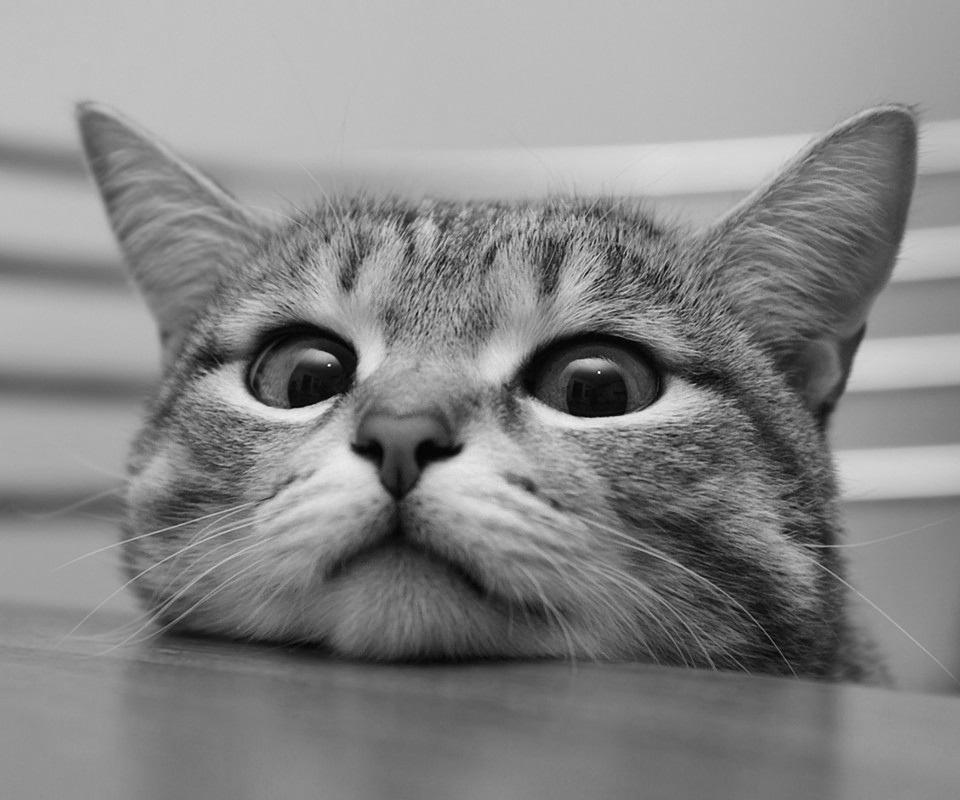
#> input picture 2026.6.25/cv2.image/mimi.jpg, 960 x 800 px
$ jupyter execute --allow-errors photo.ipynb   (older library calls are emulated)
#> lines starting #> are read from the running program, lines starting #| are printed output that depends on the picture; after the words box and inside, x2 and y2 are one past the last pixel; in counts of white or black regions, pixels touching at a corner belong together; long printed decimals are rounded
边缘线条描绘（猫毛展示）

[cell 1]
import cv2
import numpy as np

# 读取图像
image = cv2.imread('mimi.jpg', cv2.IMREAD_GRAYSCALE)
#> image is the input picture: shape (800, 960); min 0, max 255, mean 135.2

# 应用 Canny 边缘检测（线条描绘）
# 高低阀值（不懂）
edges = cv2.Canny(image, 100, 100)
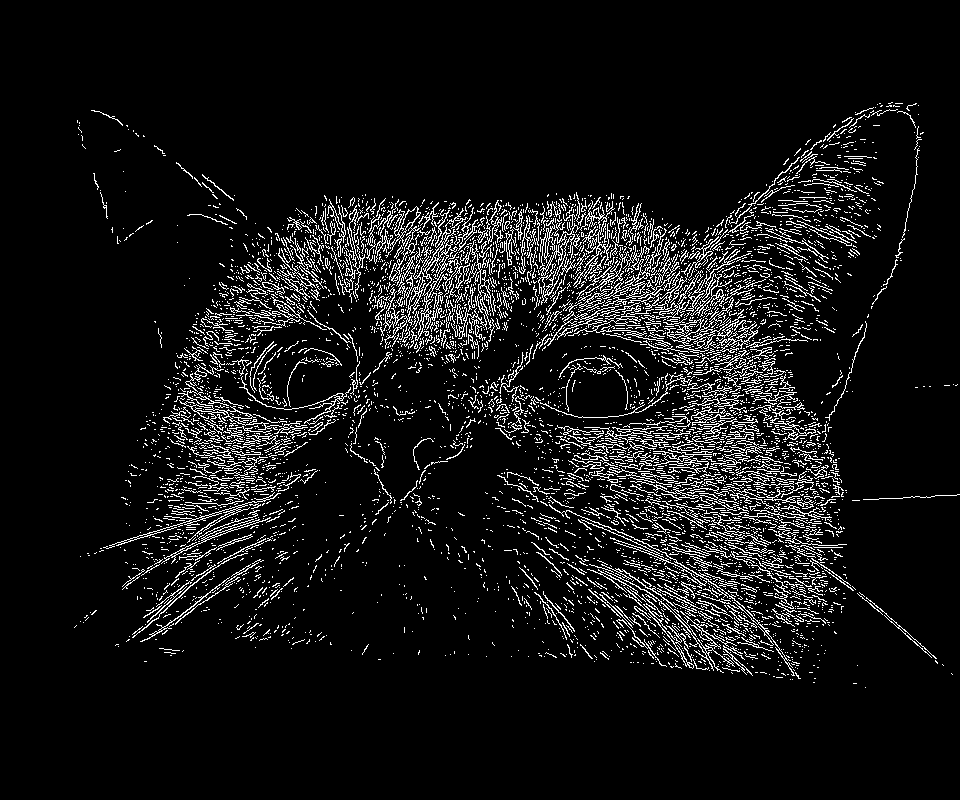
#> edges: shape (800, 960); 7.7% white in thin lines or dots, all inside (x1, y1, x2, y2) = (74, 102, 960, 688)
# edges = cv2.Canny(image, 50, 150, apertureSize=3, L2gradient=False)

# 显示结果
cv2.imshow('mimi-cat', edges)
cv2.waitKey(0)
cv2.destroyAllWindows()

黑白渲染程度

[cell 2]
import cv2
import numpy as np

# 读取图像
img = cv2.imread('mimi.jpg')

# 简单阈值处理
# 数字1猫猫黑色程度（正比） 数字2背景白度数（正比）
ret, thresh1 = cv2.threshold(img, 127, 255, cv2.THRESH_BINARY)
#> thresh1: shape (800, 960, 3); 56.5% white; 663 black regions (599 under 20 px), largest, box (x1, y1, x2, y2) and area: (0, 106, 919, 800) 307931, (348, 198, 490, 347) 5295, (844, 495, 960, 699) 3940

# 显示结果
cv2.imshow('Binary Threshold', thresh1)
cv2.waitKey(0)
cv2.destroyAllWindows()

高斯模糊值

[cell 3]
import cv2

# 读取图像
image = cv2.imread('mimi.jpg')

# 应用高斯滤波    （A， B）， C ---> AB模糊值，越大越模糊  C高斯标准方差
blurred_image = cv2.GaussianBlur(image, (15, 15), 0)

# 显示结果
cv2.imshow('Gaussian Blurred Image', blurred_image)
cv2.waitKey(0)
cv2.destroyAllWindows()

图像模糊程度

[cell 4]
import cv2

# 读取图像
image = cv2.imread('mimi.jpg')

# 应用均值滤波  --->  值越高就越模糊  （横向、纵向）
# 左小右打（跳跃）  右小左大（跑步）  都大（模糊）
blurred_image = cv2.blur(image, (1, 100))

# 显示结果
cv2.imshow('Blurred Image', blurred_image)
cv2.waitKey(0)
cv2.destroyAllWindows()

两图片各各坐标像素点相加 如果两个值相加超过255则取255

[cell 5]
import cv2
import numpy as np

# 读取两幅图像
img1 = cv2.imread('wangwang.jpg')
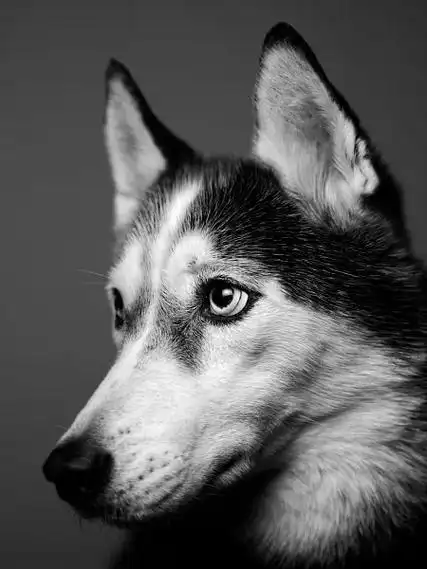
#> input picture 2026.6.25/cv2.image/wangwang.jpg, 427 x 569 px
#> img1 is the input picture: shape (569, 427, 3); mean B, G, R 88.5, 88.5, 88.5
img2 = cv2.imread('mimi.jpg')

# 取两张图各自维度的最小值（不裁剪）
h = min(img1.shape[0], img2.shape[0])
#> h = 569
w = min(img1.shape[1], img2.shape[1])
#> w = 427
img1 = cv2.resize(img1, (w, h))
img2 = cv2.resize(img2, (w, h))

# 图像加法(图片尺寸不一样会报错)
result = cv2.add(img1, img2)

# 显示结果
cv2.imshow('Result', result)
cv2.waitKey(0)
cv2.destroyAllWindows()

两图片各各坐标像素点相减法 如果两个值相减法低于0则取0

[cell 6]
# 图像减法
result = cv2.subtract(img1, img2)

# 取两张图各自维度的最小值（不裁剪）
h = min(img1.shape[0], img2.shape[0])
w = min(img1.shape[1], img2.shape[1])
img1 = cv2.resize(img1, (w, h))
img2 = cv2.resize(img2, (w, h))

# 显示结果
cv2.imshow('Result', result)
cv2.waitKey(0)
cv2.destroyAllWindows()

两图片各各坐标像素点相乘 如果两个值相乘超过255则取255

[cell 7]
# 图像乘法
result = cv2.multiply(img1, img2)


# 取两张图各自维度的最小值（不裁剪）
h = min(img1.shape[0], img2.shape[0])
w = min(img1.shape[1], img2.shape[1])
img1 = cv2.resize(img1, (w, h))
img2 = cv2.resize(img2, (w, h))

# 显示结果
cv2.imshow('Result', result)
cv2.waitKey(0)
cv2.destroyAllWindows()

两图片各各坐标像素点相除法 如果两个值相除低于0取0

[cell 8]
# 图像除法
result = cv2.divide(img1, img2)


# 取两张图各自维度的最小值（不裁剪）
h = min(img1.shape[0], img2.shape[0])
w = min(img1.shape[1], img2.shape[1])
img1 = cv2.resize(img1, (w, h))
img2 = cv2.resize(img2, (w, h))

# 显示结果
cv2.imshow('Result', result)
cv2.waitKey(0)
cv2.destroyAllWindows()

同理
cv2.bitwise_or(img1, img2)   位或运算 (OR)
cv2.bitwise_not(img1)        位非运算 (NOT)
bitwise_xor(img1, img2)      位异或运算 (XOR)

可以选取图片比重进行混合   公式：result = img1 * alpha + img2 * beta + gamma

[cell 9]
# 图像混合
alpha = 0.3  # 第一幅图像的权重
beta = 0.7   # 第二幅图像的权重
gamma = 0    # 可选的标量值

result = cv2.addWeighted(img1, alpha, img2, beta, gamma)

# 显示结果
cv2.imshow('Result', result)
cv2.waitKey(0)
cv2.destroyAllWindows()

图像边缘化（线条）

[cell 10]
import cv2
import numpy as np

# 读取图像
image = cv2.imread('mimi.jpg', cv2.IMREAD_GRAYSCALE)

# 计算 x 方向的梯度
# 列方向白线粗
sobel_x = cv2.Sobel(image, cv2.CV_64F, 1, 0, ksize=3)

# 计算 y 方向的梯度
# 横方向白线粗
sobel_y = cv2.Sobel(image, cv2.CV_64F, 0, 1, ksize=3)

# 1, 1 白色线条都细

# 计算梯度幅值
# 都粗
sobel_combined = np.sqrt(sobel_x**2 + sobel_y**2)

# 显示结果
cv2.imshow('Sobel X', sobel_x)
cv2.imshow('Sobel Y', sobel_y)
cv2.imshow('Sobel Combined', sobel_combined)
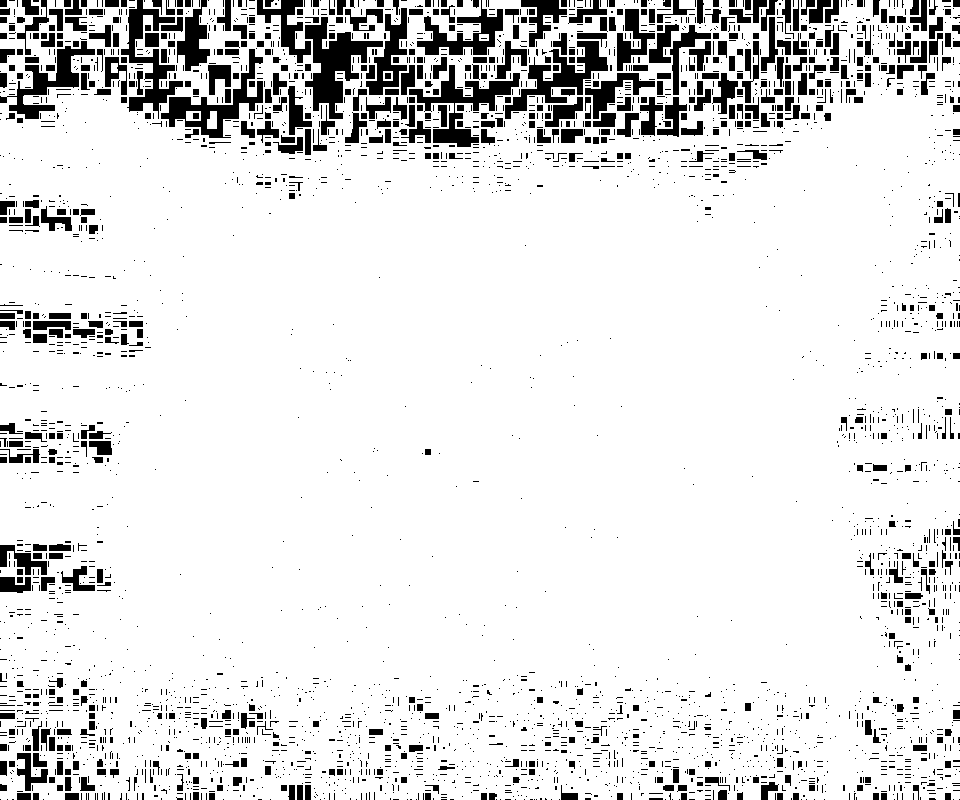
#> window 'Sobel Combined': shape (800, 960); 88.8% white; 3972 black regions (3346 under 20 px), largest, box (x1, y1, x2, y2) and area: (305, 17, 383, 119) 3094, (409, 65, 520, 147) 2530, (505, 41, 608, 119) 2446
cv2.waitKey(0)
cv2.destroyAllWindows()

边缘（线条）Laplacian 算子

[cell 11]
import cv2
import numpy as np

# 读取图像
image = cv2.imread('mimi.jpg', cv2.IMREAD_GRAYSCALE)

# 应用 Laplacian 算子
laplacian = cv2.Laplacian(image, cv2.CV_64F)

# 显示结果
cv2.imshow('Laplacian', laplacian)
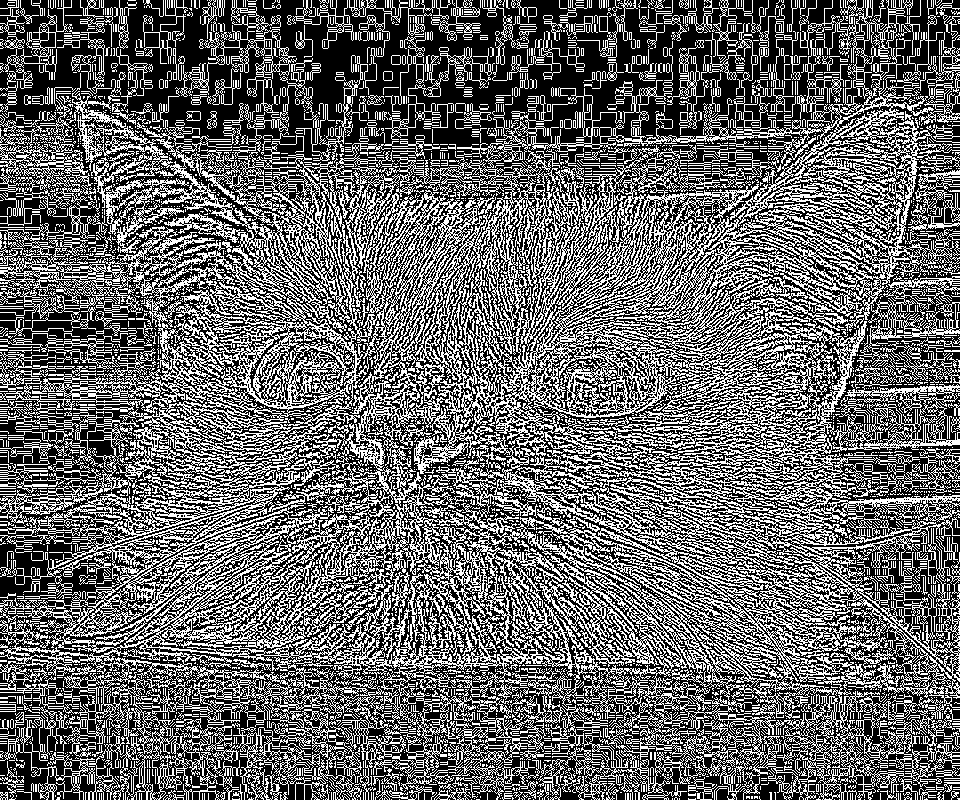
#> window 'Laplacian': shape (800, 960); 40.1% white in thin lines or dots
cv2.waitKey(0)
cv2.destroyAllWindows()

图像直立方图（参数不懂） vs  直立图比较

cv2.calcHist(images, channels, mask, histSize, ranges[, hist[, accumulate]])
channels: 需要计算直方图的通道索引。对于灰度图像，使用 [0]；对于彩色图像，可以使用 [0]、[1]、[2] 分别计算蓝色、绿色和红色通道的直方图。  (似乎懂)
mask: 掩码图像。如果指定了掩码，则只计算掩码区域内的像素。如果不需要掩码，可以传入 None。  （不理解）
histSize: 直方图的 bin 数量。对于灰度图像，通常设置为 [256]，表示将灰度级分为 256 个 bin。
ranges: 像素值的范围。对于灰度图像，通常设置为 [0, 256]，表示像素值的范围是 0 到 255。 //值小会影响高度

hist: 输出的直方图数组。
accumulate: 是否累积直方图。如果设置为 True，则直方图不会被清零，而是在每次调用时累积。

[cell 12]
import cv2
import numpy as np
import matplotlib.pyplot as plt

# 读取图像
# img = cv2.imread('mimi.jpg', cv2.IMREAD_GRAYSCALE)
img1 = cv2.imread('mimi.jpg')
img2 = cv2.imread('wangwang.jpg')

# 计算直方图
hist1 = cv2.calcHist([img1], [0], None, [256], [0, 256])
#> hist1 = 256 values, max 18488 at index 192, min 0 at index 241, mean 3000
hist2 = cv2.calcHist([img2], [0], None, [256], [0, 256])
#> hist2 = 256 values, max 10491 at index 75, min 0 at index 4, mean 949.1

# 比较直方图（不同）
similarity = cv2.compareHist(hist1, hist2, cv2.HISTCMP_CORREL)
#> similarity = -0.131
print("Histogram Similarity:", similarity)
#| Histogram Similarity: -0.1309

# 绘制直方图
plt.plot(hist1)  #直线
plt.plot(hist2)  #直线
plt.title('Grayscale Histogram')
plt.xlabel('Pixel Value')
plt.ylabel('Frequency')
plt.show()
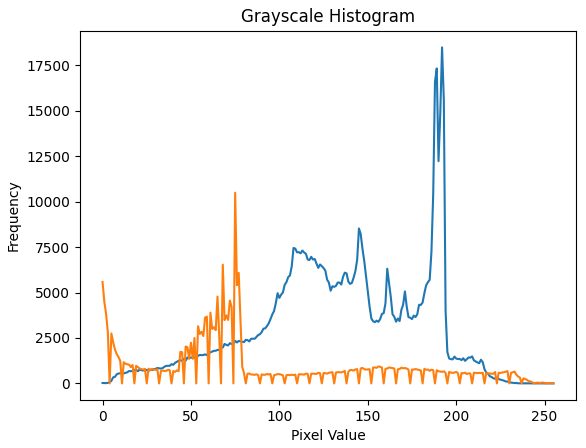
#> figure drawn by matplotlib, 1 panel; curve peaks at x = 192, y = 18488; curve peaks at x = 75, y = 10491

直方图均衡化

[cell 13]
# 直方图均衡化
equalized_image = cv2.equalizeHist(image)
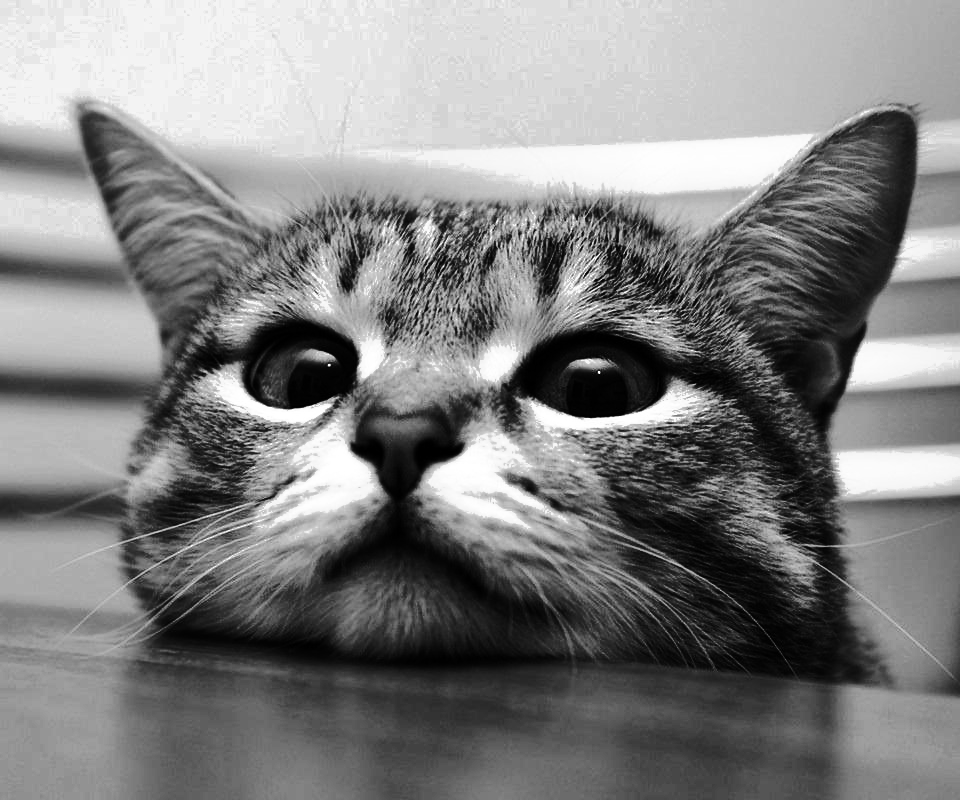
#> equalized_image: shape (800, 960); min 0, max 255, mean 128.5

# 显示结果
cv2.imshow("Equalized Image", equalized_image)
cv2.waitKey(0)
cv2.destroyAllWindows()

彩图均匀化

[cell 14]
# 分离通道

image1 = cv2.imread('cat.jpg')
#> (the rest of this cell did not finish here and is left out)

每个像素点变大变黑（mc） --->腐蚀

[cell 15]
import cv2
import numpy as np

# 读取图像
image = cv2.imread('mimi.jpg', 0)

# 定义结构元素
# 第一个是纵向（正比）， 第二个是横向（正比）
kernel = np.ones((4,20), np.uint8)

# 腐蚀操作
eroded_image = cv2.erode(image, kernel, iterations=1)

# 显示结果
cv2.imshow('Eroded Image', eroded_image)
cv2.waitKey(0)
cv2.destroyAllWindows()

每个像素点变大变白（mc）--->膨胀

[cell 16]
import cv2
import numpy as np

# 读取图像
image = cv2.imread('mimi.jpg', 0)

# 定义结构元素
# 第一个是纵向（正比）， 第二个是横向（正比）
kernel = np.ones((10,30), np.uint8)

# 膨胀操作
dilated_image = cv2.dilate(image, kernel, iterations=1)

# 显示结果
cv2.imshow('Dilated Image', dilated_image)
cv2.waitKey(0)
cv2.destroyAllWindows()

原理是上述2个先后变化 --->腐蚀 + 膨胀

[cell 17]
import cv2
import numpy as np

# 读取图像
image = cv2.imread('mimi.jpg', 0)

# 定义结构元素
# 第一个是纵向（正比）， 第二个是横向（正比）
kernel = np.ones((5,45), np.uint8)

# 开运算
opened_image = cv2.morphologyEx(image, cv2.MORPH_OPEN, kernel)

# 显示结果
cv2.imshow('Opened Image', opened_image)
cv2.waitKey(0)
cv2.destroyAllWindows()

依旧像素咪咪与膨胀相似   ---> 形态学梯度

[cell 18]
import cv2
import numpy as np

# 读取图像
image = cv2.imread('mimi.jpg', 0)

# 定义结构元素
kernel = np.ones((15,15), np.uint8)

# 闭运算
closed_image = cv2.morphologyEx(image, cv2.MORPH_CLOSE, kernel)
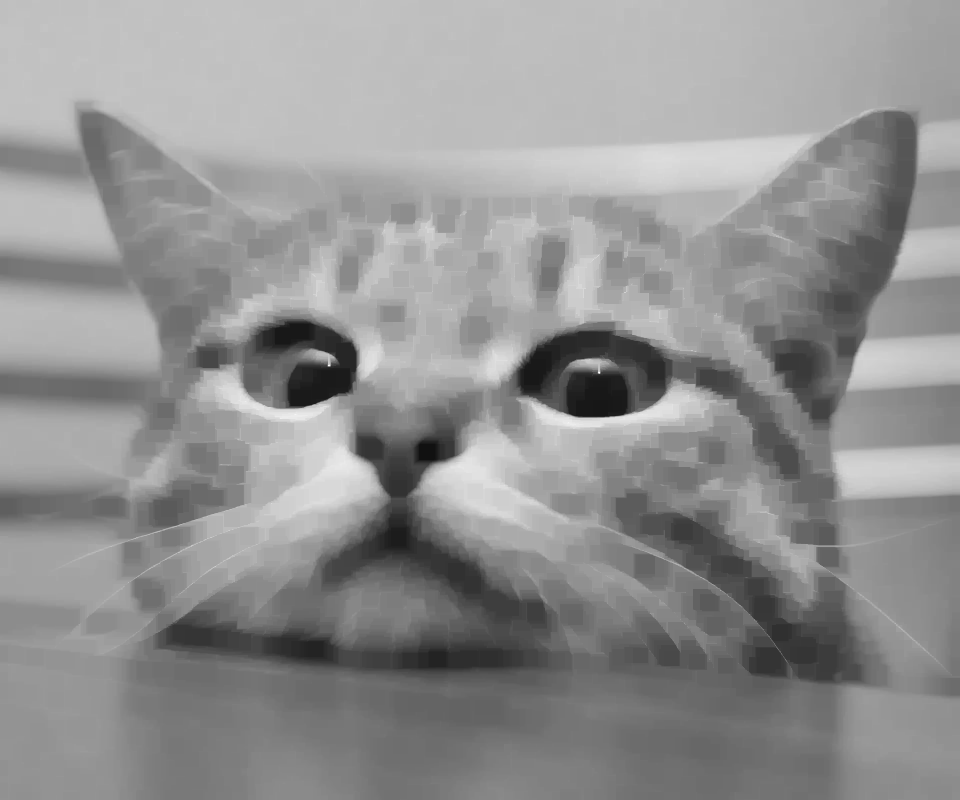
#> closed_image: shape (800, 960); min 17, max 255, mean 145.7

# 显示结果
cv2.imshow('Closed Image', closed_image)
cv2.waitKey(0)
cv2.destroyAllWindows()
